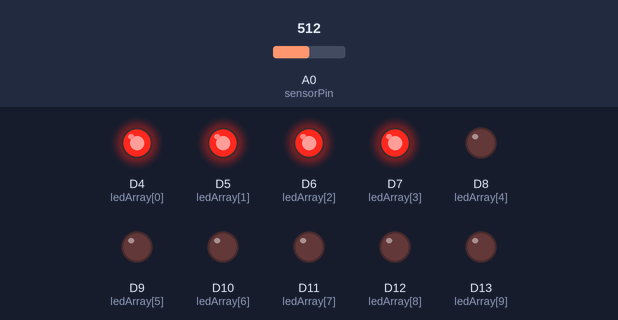
The sketch below on a simulated STM32 Nucleo. Parts: output pins drawn as LEDs (lit = HIGH). Inputs (shaded band) come from the test bench; at power-on: A0 (sensorPin) = 512.

Above: at 1.2 s.
1.3 s: A0 (sensorPin) set to 561
2.8 s: A0 (sensorPin) set to 583
At 3.8 s:
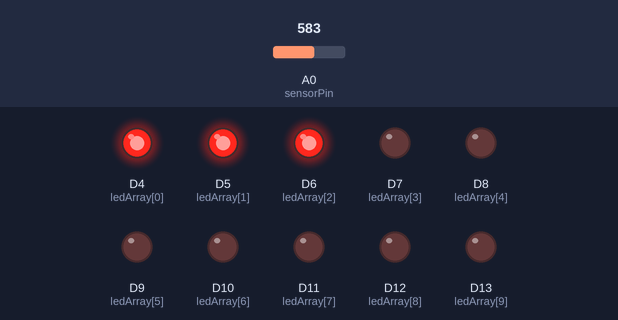
4.3 s: A0 (sensorPin) set to 511
At 4.8 s:
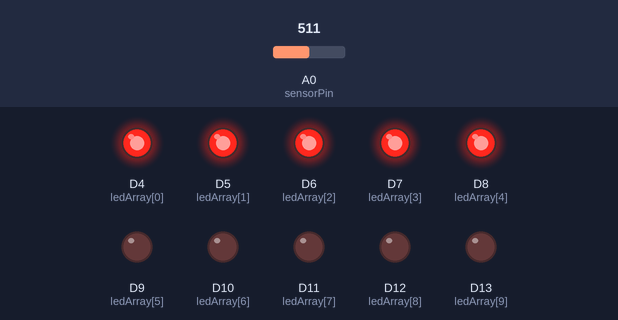
5.8 s: A0 (sensorPin) set to 473
7.3 s: A0 (sensorPin) set to 447
At 8.3 s:
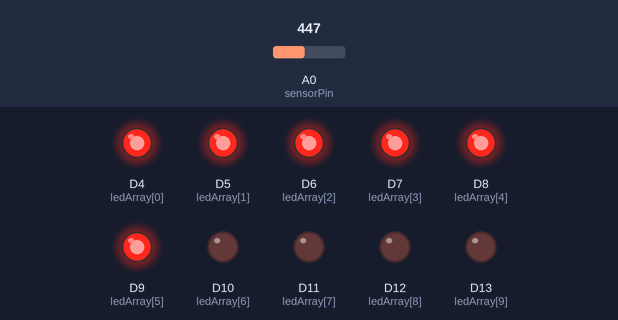
Timing chart, 0 to 9.8 s (numbered marks = the images above; inputs shaded):
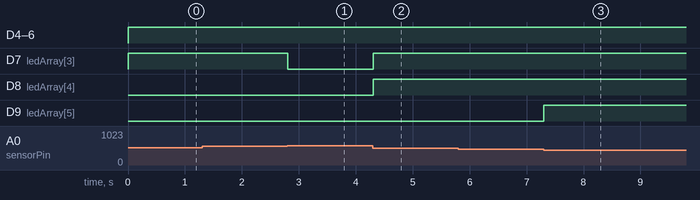

The sketch:

sketch.ino
```cpp
// Reference https://docs.wokwi.com/parts/wokwi-ntc-temperature-sensor

#define sensorPin A0
#define BETA 3950

int ledArray[] = {4,5,6,7,8,9,10,11,12,13};

void setup() {
    // initialize LEDs and sensor pin
    for (int i = 0; i < 10; i++) {
      pinMode(ledArray[i], OUTPUT);
    }
}

void loop() {
  // Read the sensor value , calculate the temperature, light up the leds
   int analogValue = analogRead(A0);
    float celsius = 1 / (log(1 / (1023. / analogValue - 1)) / BETA + 1.0 / 298.15) - 273.15;

   int ledCount = map(celsius,0,50,0,10);

   if (ledCount < 0) ledCount =0;
   if (ledCount >10) ledCount =10;

   for (int i = 0; i< 10; i++) {
    if (i < ledCount) {
      digitalWrite(ledArray[i], HIGH);
    }
    else {
      digitalWrite(ledArray[i], LOW);
    }
   }
  delay(10); // this speeds up the simulation
}
```

Measured:
- the behaviour switches between 569 and 570 on A0 (sensorPin) (found by bisection; images 0 and 1)
- the behaviour switches between 456 and 455 on A0 (sensorPin) (found by bisection; images 2 and 3)
- after the input at 1.3 s, every drawn part: stays the same
- after the input at 2.8 s, D7 (ledArray[3]): HIGH → LOW at once
- after the input at 4.3 s, D7 (ledArray[3]), D8 (ledArray[4]): LOW → HIGH at once
- after the input at 5.8 s, every drawn part: stays the same
- after the input at 7.3 s, D9 (ledArray[5]): LOW → HIGH at once
